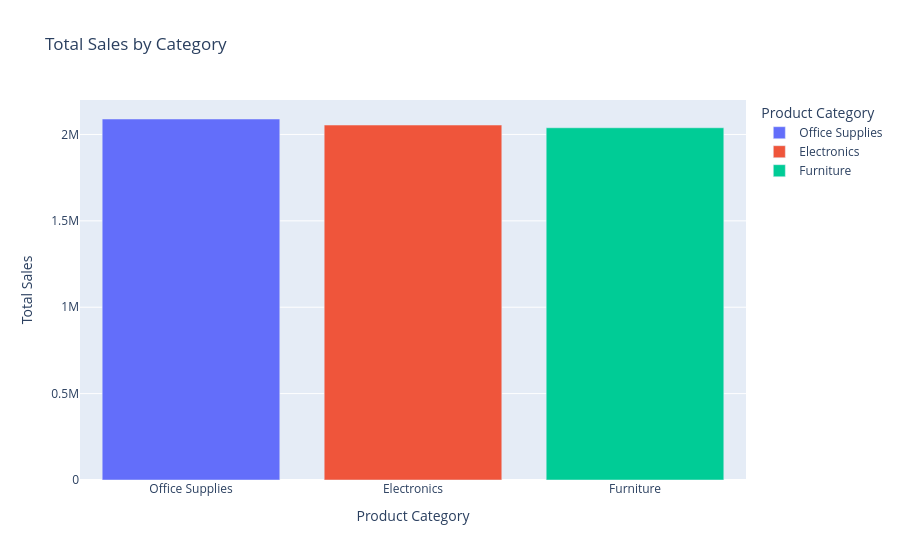

This figure's notebook cell:
### Code cell
fig = px.bar(
    category_analysis.reset_index(),
    x="Category",
    y="Total_Sales",
    color="Category",
    title="Total Sales by Category",
    labels={
        "Total_Sales": "Total Sales",
        "Category": "Product Category"
    }
)

fig.show()

### Figure 1 — Plotly figure (JSON) as saved in the notebook; plotly's stock layout.template omitted (floating-point values rounded to 4 significant figures)
{"data": [{"hovertemplate": "Product Category=%{x}<br>Total Sales=%{y}<extra></extra>", "legendgroup": "Office Supplies", "marker": {"color": "#636efa", "pattern": {"shape": ""}}, "name": "Office Supplies", "orientation": "v", "showlegend": true, "textposition": "auto", "type": "bar", "x": ["Office Supplies"], "xaxis": "x", "y": [2089510], "yaxis": "y"}, {"hovertemplate": "Product Category=%{x}<br>Total Sales=%{y}<extra></extra>", "legendgroup": "Electronics", "marker": {"color": "#EF553B", "pattern": {"shape": ""}}, "name": "Electronics", "orientation": "v", "showlegend": true, "textposition": "auto", "type": "bar", "x": ["Electronics"], "xaxis": "x", "y": [2054456], "yaxis": "y"}, {"hovertemplate": "Product Category=%{x}<br>Total Sales=%{y}<extra></extra>", "legendgroup": "Furniture", "marker": {"color": "#00cc96", "pattern": {"shape": ""}}, "name": "Furniture", "orientation": "v", "showlegend": true, "textposition": "auto", "type": "bar", "x": ["Furniture"], "xaxis": "x", "y": [2038673], "yaxis": "y"}], "layout": {"barmode": "relative", "legend": {"title": {"text": "Product Category"}, "tracegroupgap": 0}, "title": {"text": "Total Sales by Category"}, "xaxis": {"anchor": "y", "categoryarray": ["Office Supplies", "Electronics", "Furniture"], "categoryorder": "array", "domain": [0, 1], "title": {"text": "Product Category"}}, "yaxis": {"anchor": "x", "domain": [0, 1], "title": {"text": "Total Sales"}}}}
